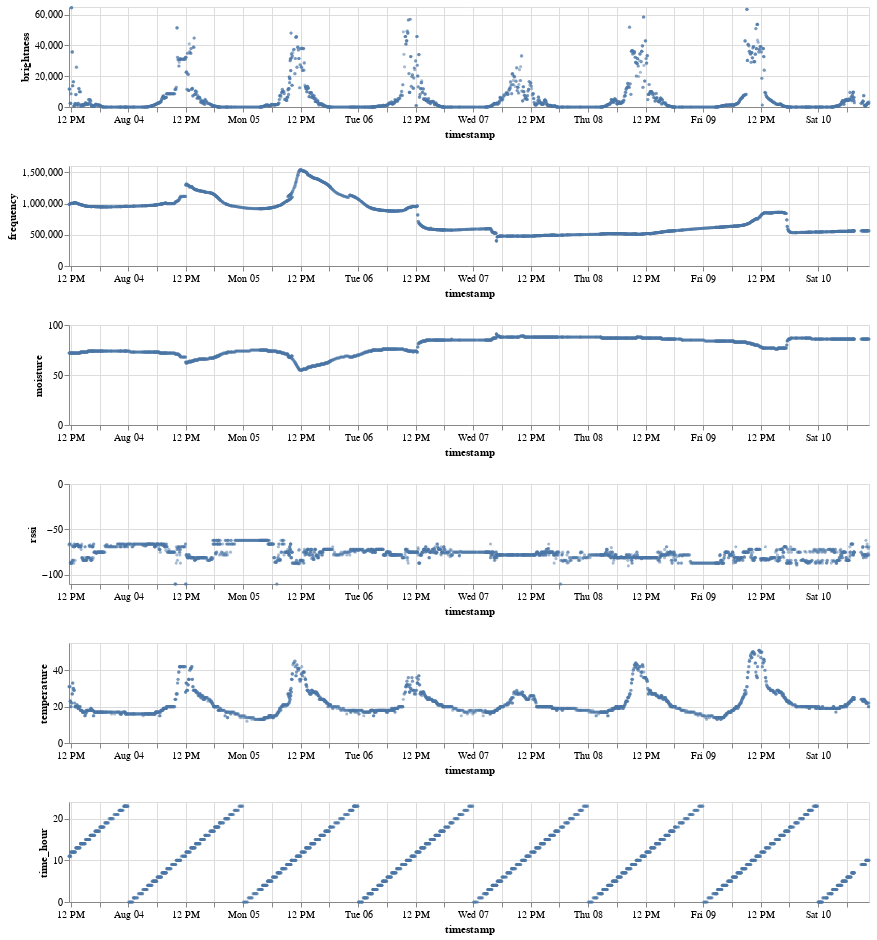

Notebook code cell kept with this figure:
### Code cell
alt.Chart().mark_point(filled=True, size=10, opacity=0.5).encode(
  alt.X(alt.repeat('column'), type='temporal'),
  alt.Y(alt.repeat('row'), type='quantitative'),
  tooltip = [
      alt.Tooltip(alt.repeat("row"), type="quantitative"),
      alt.Tooltip(alt.repeat("column"), type="temporal")
  ]
).properties(
  width=800,
  height=100
).repeat(
  data=df,
  row=['brightness', 'frequency', 'moisture', 'rssi', 'temperature', 'time_hour'],
  column=['timestamp']
)

### Figure 1 — Vega-Lite specification as saved in the notebook (floating-point values rounded to 4 significant figures; data arrays with more than 128 entries replaced by an {"elided": "..."} marker saying what was removed)
{"config": {"view": {"continuousWidth": 400, "continuousHeight": 300}}, "repeat": {"column": ["timestamp"], "row": ["brightness", "frequency", "moisture", "rssi", "temperature", "time_hour"]}, "spec": {"mark": {"type": "point", "filled": true, "opacity": 0.5, "size": 10}, "encoding": {"tooltip": [{"type": "quantitative", "field": {"repeat": "row"}}, {"type": "temporal", "field": {"repeat": "column"}}], "x": {"type": "temporal", "field": {"repeat": "column"}}, "y": {"type": "quantitative", "field": {"repeat": "row"}}}, "height": 100, "width": 800}, "data": {"name": "data-b9ad66ca81fa5940d16e1db3596f6e24"}, "$schema": "https://vega.github.io/schema/vega-lite/v4.0.2.json", "datasets": {"data-b9ad66ca81fa5940d16e1db3596f6e24": {"elided": "2822 records"}}}
